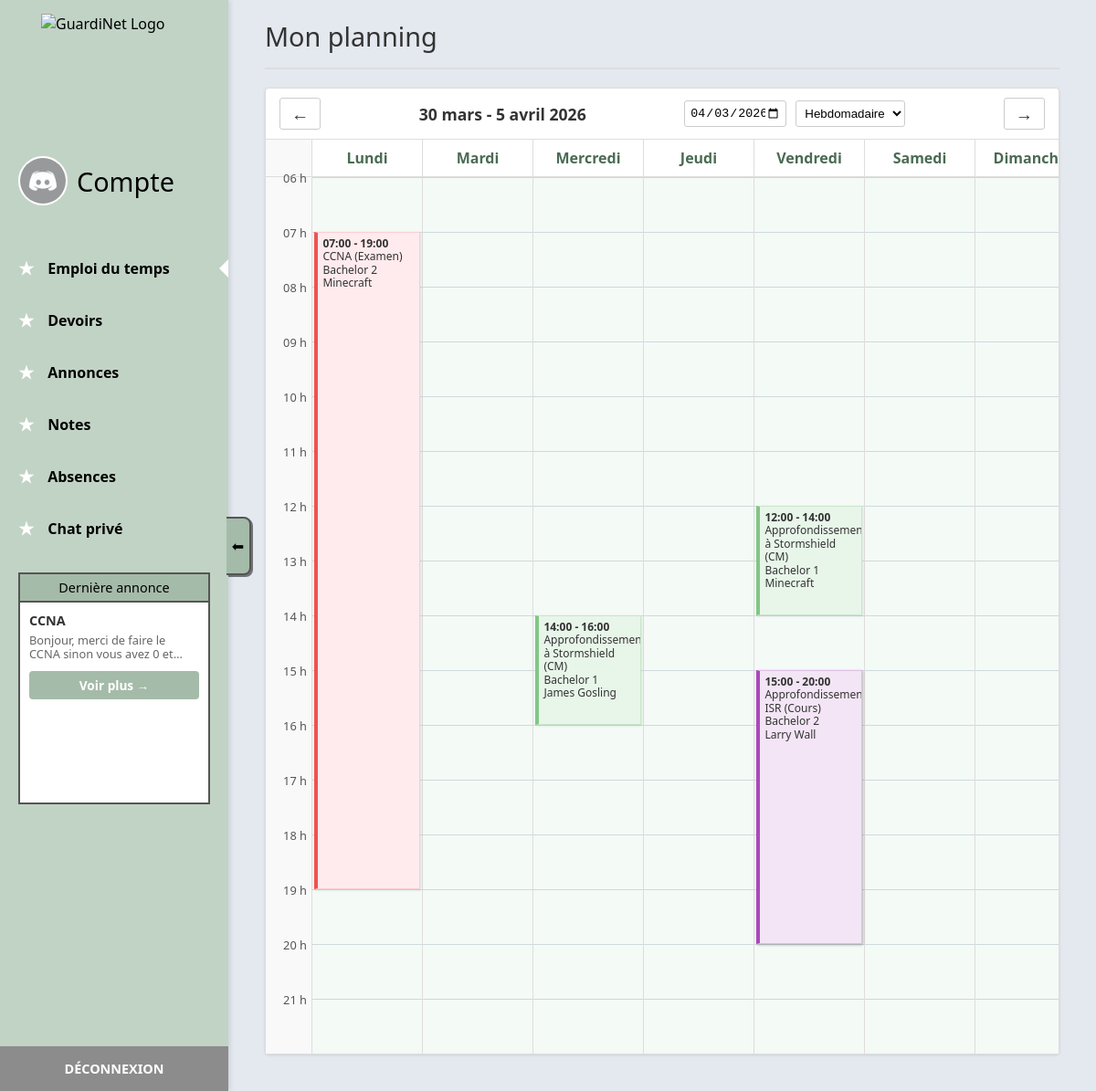
/dashboard (signed in), run on the app's committed database.
### app/models.py (models this page shows)
class Announcement(db.Model):
    __tablename__ = 'announcements'
    id = db.Column(db.Integer, primary_key=True)
    author_id = db.Column(db.String(12), db.ForeignKey('users.user_id'), nullable=False)
    class_id = db.Column(db.Integer, db.ForeignKey('classes.id'), nullable=True)  # NULL means Global
    title = db.Column(db.String(255), nullable=False)
    content = db.Column(db.Text, nullable=False)
    created_at = db.Column(db.DateTime, default=datetime.utcnow)
    author = db.relationship('User', foreign_keys=[author_id], backref='announcements_published')
    target_class = db.relationship('ClassGroup', backref='announcements_received')

class ClassGroup(db.Model):
    __tablename__ = 'classes'
    id = db.Column(db.Integer, primary_key=True)
    name = db.Column(db.String(50), nullable=False, unique=True)
    students = db.relationship('User', backref='class_group', lazy=True)
    schedules = db.relationship('ScheduleEvent', backref='class_group', lazy=True)

class ScheduleEvent(db.Model):
    __tablename__ = 'schedules'
    id = db.Column(db.Integer, primary_key=True)
    course_id = db.Column(db.Integer, db.ForeignKey('courses.id'), nullable=False)
    class_id = db.Column(db.Integer, db.ForeignKey('classes.id'), nullable=False)
    start_time = db.Column(db.DateTime, nullable=False)
    end_time = db.Column(db.DateTime, nullable=False)
    room = db.Column(db.String(50))
    event_type = db.Column(db.String(50))  # e.g. "CM", "TD", "Exam"

### app/routes/main.py (the view)
@main_bp.route('/dashboard')
@login_required
def dashboard():
    if current_user.role == 'admin':
        return redirect(url_for('main.admin_panel'))
    view = request.args.get('view', 'hebdo')
    date_str = request.args.get('date')
    if date_str:
        try:
            ref_date = datetime.strptime(date_str, '%Y-%m-%d').date()
        except ValueError:
            ref_date = date.today()
    else:
        ref_date = date.today()
        if ref_date.weekday() == 6:
            ref_date += timedelta(days=1)
    if view == 'jour':
        start_date = ref_date
        end_date = ref_date
        prev_date = ref_date - timedelta(days=1)
        next_date = ref_date + timedelta(days=1)
        date_label = f"{JOURS[ref_date.weekday()]} {ref_date.day} {MOIS[ref_date.month]} {ref_date.year}"
        days_to_show = [ref_date]
    else:
        start_date = ref_date - timedelta(days=ref_date.weekday())
        end_date = start_date + timedelta(days=6)
        prev_date = ref_date - timedelta(days=7)
        next_date = ref_date + timedelta(days=7)
        if start_date.month == end_date.month:
            date_label = f"{start_date.day} - {end_date.day} {MOIS[start_date.month]} {start_date.year}"
        else:
            date_label = f"{start_date.day} {MOIS[start_date.month]} - {end_date.day} {MOIS[end_date.month]} {start_date.year}"
        days_to_show = [start_date + timedelta(days=i) for i in range(7)]
    start_dt = datetime.combine(start_date, datetime.min.time())
    end_dt = datetime.combine(end_date, datetime.max.time())
    schedules = []
    if current_user.role == 'student' and current_user.class_id:
        schedules = ScheduleEvent.query.filter(
            ScheduleEvent.class_id == current_user.class_id,
            ScheduleEvent.start_time >= start_dt,
            ScheduleEvent.start_time <= end_dt
        ).all()
    elif current_user.role == 'teacher':
        course_ids = [c.id for c in current_user.courses_taught]
        if course_ids:
            schedules = ScheduleEvent.query.filter(
                ScheduleEvent.course_id.in_(course_ids),
                ScheduleEvent.start_time >= start_dt,
                ScheduleEvent.start_time <= end_dt
            ).all()
    schedule_days_dict = {d: [] for d in days_to_show}
    for event in schedules:
        e_date = event.start_time.date()
        if e_date in schedule_days_dict:
            start_hour, start_min = event.start_time.hour, event.start_time.minute
            end_hour, end_min = event.end_time.hour, event.end_time.minute
            duration_mins = (end_hour * 60 + end_min) - (start_hour * 60 + start_min)
            top_px = (start_hour - 6) * 60 + start_min
            time_str = f"{event.start_time.strftime('%H:%M')} - {event.end_time.strftime('%H:%M')}"
            colors = ["event-blue", "event-green", "event-red", "event-yellow", "event-purple", "event-orange"]
            color_idx = event.course_id % len(colors) if event.course_id else 0
            color_class = colors[color_idx]
            if current_user.role == 'teacher':
                teacher_name = event.class_group.name if event.class_group else "Classe"
            else:
                teacher_name = "Inconnu"
                if event.course and event.course.prof:
                    teacher_name = f"{event.course.prof.firstname} {event.course.prof.lastname}"
            title = event.course.name if event.course else "Cours"
            if event.event_type:
                title += f" ({event.event_type})"
            schedule_days_dict[e_date].append({
                'time_str': time_str,
                'title': title,
                'teacher': teacher_name,
                'location': event.room or "Non défini",
                'top_px': top_px,
                'height_px': duration_mins,
                'color_class': color_class
            })
    ordered_schedule_days = []
    for d in days_to_show:
        if view == 'jour':
            day_name_str = f"{JOURS[d.weekday()]} {d.day:02d}/{d.month:02d}"
        else:
            day_name_str = JOURS[d.weekday()]
        d_events = schedule_days_dict[d]
        ordered_schedule_days.append({
            'name': day_name_str,
            'events': d_events
        })
    return render_template('dashboard.html',
                           active_page='dashboard',
                           schedule_days=ordered_schedule_days,
                           view=view,
                           date_label=date_label,
                           current_date=ref_date.strftime('%Y-%m-%d'),
                           prev_date=prev_date.strftime('%Y-%m-%d'),
                           next_date=next_date.strftime('%Y-%m-%d'))

### app/routes/main.py (called while the page is built)
@main_bp.before_request
def require_password_change():
    from flask_login import current_user
    from flask import request, redirect, url_for
    if current_user.is_authenticated:
        allowed_endpoints = ['main.force_change_password', 'main.logout', 'static']
        if current_user.is_password_temporary and hasattr(request, 'endpoint') and request.endpoint and request.endpoint not in allowed_endpoints and not request.endpoint.startswith('static'):
            return redirect(url_for('main.force_change_password'))

### app/templates/dashboard.html (shortened to what this page needs)
{% extends "base.html" %}
{% block content %}
    <div class="planning-header">
        <h1 style="color: #333; margin: 0; font-weight: normal; font-size: 1.8rem;">Mon planning</h1>
    </div>
    <div class="cal-container">
        <div class="cal-toolbar">
            <a href="{{ url_for('main.dashboard', view=view, date=prev_date) }}" class="cal-btn-arrow" style="text-decoration: none; display: flex; align-items: center; justify-content: center;">&larr;</a>
            <div class="cal-date-range">{{ date_label }}</div>
            <div class="cal-filters">
                <div class="cal-date-picker">
                    <input type="date" value="{{ current_date }}" onchange="window.location.href='?view={{ view }}&date='+this.value">
                </div>
                <select class="cal-dropdown" onchange="window.location.href='?view='+this.value+'&date={{ current_date }}'">
                    <option value="hebdo" {% if view == 'hebdo' %}selected{% endif %}>Hebdomadaire</option>
                </select>
            </div>
            <a href="{{ url_for('main.dashboard', view=view, date=next_date) }}" class="cal-btn-arrow desktop-only" style="text-decoration: none; display: flex; align-items: center; justify-content: center;">&rarr;</a>
        </div>
        <div class="cal-grid">
            <div class="cal-time-col">
                <div class="cal-time-header"></div>
                <div class="cal-time-slots">
                    <div class="time-slot">06 h</div>
                    <div class="time-slot">07 h</div>
                    <div class="time-slot">08 h</div>
                    <div class="time-slot">09 h</div>
                    <div class="time-slot">10 h</div>
                    <div class="time-slot">11 h</div>
                    <div class="time-slot">12 h</div>
                    <div class="time-slot">13 h</div>
                    <div class="time-slot">14 h</div>
                    <div class="time-slot">15 h</div>
                    <div class="time-slot">16 h</div>
                    <div class="time-slot">17 h</div>
                    <div class="time-slot">18 h</div>
                    <div class="time-slot">19 h</div>
                    <div class="time-slot">20 h</div>
                    <div class="time-slot">21 h</div>
                </div>
            </div>
            {% for day in schedule_days %}
                <div class="cal-day-col {% if day.is_active_mobile %}active{% endif %}">
                    <div class="cal-day-header">{{ day.name }}</div>
                    <div class="cal-day-content">
                        {% for event in day.events %}
                            <div class="cal-event {{ event.color_class }}" style="top: {{ event.top_px }}px; height: {{ event.height_px }}px;">
                                <strong>{{ event.time_str }}</strong><br>
                                {{ event.title }}<br>
                                {% if event.teacher %}{{ event.teacher }}<br>{% endif %}
                                {% if event.location %}{{ event.location }}{% endif %}
                            </div>
                        {% endfor %}
                    </div>
                </div>
            {% endfor %}
        </div>
    </div>
{% endblock %}

### app/templates/base.html (shortened to what this page needs)
<!DOCTYPE html>
<html lang="fr">
<head>
    <link rel="stylesheet" href="{{ url_for('static', filename='css/style.css') }}">
</head>
<body>
    <div class="dashboard-container">
        <aside class="sidebar" id="sidebar">
            <div class="sidebar-inner">
                <div class="brand-logo" style="margin-top: 15px; min-height: 106px;">
                    <img src="{{ url_for('static', filename='img/logo.png') }}" alt="GuardiNet Logo" style="max-width: 80%; width: 160px; height: 106px; object-fit: contain; display: block; margin: 0 auto;">
                </div>
                <div class="profile-section" style="cursor: pointer;" onclick="window.location.href='{{ url_for('main.profile') }}'">
                    <img style="object-fit: cover; border-radius: 50%; width: 50px; height: 50px; border: 2px solid white;" src="{% if current_user.profile_pic %}{{ url_for('static', filename=('img/profiles/' + current_user.profile_pic) if current_user.profile_pic != 'default.jpg' else 'img/default_profile.jpg') }}{% else %}{{ url_for('static', filename='img/default_profile.jpg') }}{% endif %}" alt="Avatar">
                    <span style="font-size: 1.8rem; font-weight: 300;">Compte</span>
                </div>
                <nav>
                    <ul class="nav-menu">
                        <li>
                            <a href="{{ url_for('main.dashboard') }}" class="nav-item">
                                <span class="icon">★</span> Emploi du temps
                                {% if active_page == 'dashboard' %}<div class="active-tab-indicator"></div>{% endif %}
                            </a>
                        </li>
                        <li>
                            <a href="{{ url_for('main.devoirs') }}" class="nav-item">
                                <span class="icon">★</span> Devoirs
                            </a>
                        </li>
                        <li>
                            <a href="{{ url_for('main.annonces') }}" class="nav-item">
                                <span class="icon">★</span> Annonces
                            </a>
                        </li>
                        <li>
                            <a href="{{ url_for('main.notes') }}" class="nav-item">
                                <span class="icon">★</span> Notes
                            </a>
                        </li>
                        <li>
                            <a href="{{ url_for('main.absences') }}" class="nav-item">
                                <span class="icon">★</span> Absences
                            </a>
                        </li>
                        <li>
                            <a href="{{ url_for('main.chat') }}" class="nav-item" style="position: relative;">
                                <span class="icon">★</span> Chat privé
                            </a>
                        </li>
                    </ul>
                </nav>
                <div class="announcement-box">
                    <div class="announcement-header">Dernière annonce</div>
                    <div class="announcement-content" style="padding: 10px; text-align: left;">
                        {% if latest_announcement %}
                            <strong style="color: #333; font-size: 0.9em; display: block; margin-bottom: 5px;">{{ latest_announcement.title }}</strong>
                            <p style="color: #666; font-size: 0.8em; margin: 0 0 10px 0; overflow: hidden; text-overflow: ellipsis; display: -webkit-box; -webkit-line-clamp: 2; -webkit-box-orient: vertical; line-height: 1.2;">
                                {{ latest_announcement.content[:80] + '...' if latest_announcement.content|length > 80 else latest_announcement.content }}
                            </p>
                            <a href="{{ url_for('main.annonces') }}" style="display: block; background-color: #a5bba9; padding: 6px; border-radius: 4px; font-size: 0.85em; color: white; text-decoration: none; text-align: center; font-weight: bold; width: 100%; box-sizing: border-box; transition: background-color 0.2s;">Voir plus &rarr;</a>
                        {% else %}
                            <span style="font-size: 0.85em; color: #777;">Aucune annonce pour le moment.</span>
                        {% endif %}
                    </div>
                </div>
                <a href="{{ url_for('main.logout') }}" class="logout-btn">Déconnexion</a>
            </div>
            <div class="sidebar-toggle" id="sidebar-toggle" onclick="toggleSidebar()">
                <span id="toggle-icon">⬅</span>
            </div>
        </aside>
        <main class="main-content">
            {% block content %}
            {% endblock %}
        </main>
    </div>
</body>
</html>

### data on the page
Announcement: title "CCNA", content "Bonjour, merci de faire le CCNA sinon vous avez 0…"
ClassGroup: teacher "Bachelor 2" "Bachelor 2"
ScheduleEvent: location "Minecraft"
ClassGroup: teacher "Bachelor 1" "Bachelor 1"
ScheduleEvent: location "James Gosling"
ScheduleEvent: location "Larry Wall"
ScheduleEvent: location "Minecraft"

### other printed values
{{ date_label }} "30 mars - 5 avril 2026"
{{ day.name }} "Lundi" "Mardi" "Mercredi" "Jeudi" "Vendredi" "Samedi"
{{ event.time_str }} "07:00 - 19:00" "14:00 - 16:00" "15:00 - 20:00" "12:00 - 14:00"
{{ event.title }} "CCNA (Examen)"
